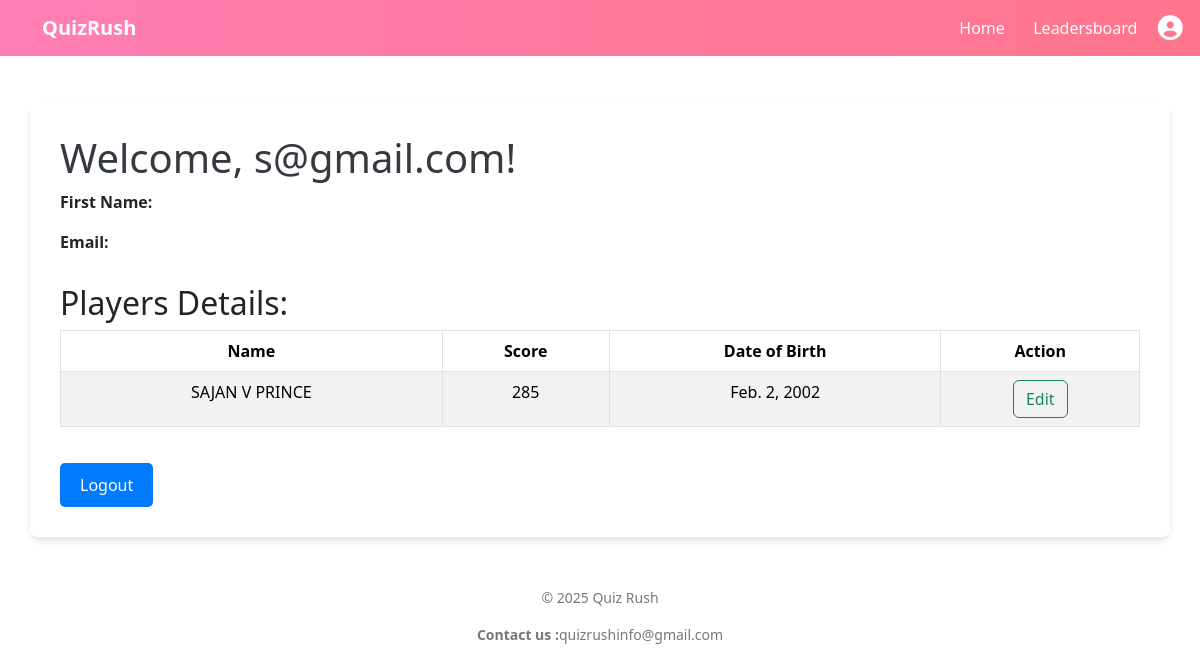
/userpro (signed in), run on the app's committed database.
### app/models.py (models this page shows, shortened)
class Player(models.Model):
    user=models.ForeignKey(User,on_delete=models.CASCADE)
    name = models.CharField(max_length=100)
    email=models.EmailField()
    dob=models.DateField()
    score = models.IntegerField(default=0)
    lives = models.IntegerField(default=3)

### app/views.py (the view)
# urls.py: path('userpro', views.userpro,),
def userpro(req):
    if 'user' in req.session:
        user=User.objects.get(username=req.session['user'])
        data=Player.objects.filter(user=user)
        return render(req,'user/userpro.html',{'data':data})
    else:
        return redirect('login')

### templates/user/userpro.html (shortened to what this page needs)
<!DOCTYPE html>
<html lang="en">
<head>
    {% load static %}
    <link rel="stylesheet" href="{% static 'css/style.css' %}">
    <link href="https://cdn.jsdelivr.net/npm/bootstrap@5.3.3/dist/css/bootstrap.min.css" rel="stylesheet">
    <link rel="stylesheet" href="https://cdnjs.cloudflare.com/ajax/libs/font-awesome/6.5.1/css/all.min.css">
</head>
<body>
    <nav class="navbar navbar-expand-lg navbar-gradient">
        <div class="container">
            <a class="navbar-brand text-white fw-bold" href="#">QuizRush</a>
            <div class="collapse navbar-collapse" id="navbarNav">
                <ul class="navbar-nav ms-auto">
                    <li class="nav-item" style="margin-right: 6%;"><a class="nav-link" href="home">Home</a></li>
                    <li class="nav-item" style="margin-right: 6%;"><a class="nav-link" href="">Leadersboard</a></li>
                    <li class="nav-item" style="margin-right: 6%;"><a class="" href="login"><i class="fa-solid fa-circle-user" style="color: white;font-size: 25px;margin-top: 30%;"></i></a></li>
                </ul>
            </div>
        </div>
    </nav>
    <div class="container userprofile mt-5">
        <h1>Welcome, {{ user.username }}!</h1>
        <div class="profile-info">
            <p><strong>First Name:</strong> {{ user.first_name }}</p>
            <p><strong>Email:</strong> {{ user.email }}</p>
        </div>
        <h2>Players Details:</h2>
        <table class="table table-bordered table-striped player-table">
            <thead class="thead-dark">
                <tr>
                    <th>Name</th>
                    <th>Score</th>
                    <th>Date of Birth</th>
                    <th>Action</th>
                </tr>
            </thead>
            <tbody>
                {% for i in data %}
                <tr>
                    <td>{{ i.name }}</td>
                    <td>{{ i.score }}</td>
                    <td>{{ i.dob }}</td>
                    <td><a href="{% url 'edit_player' i.id %}" class="btn btn-outline-success">Edit</a></td>
                </tr>
                {% empty %}
                <tr>
                    <td colspan="3">No player data found.</td>
                </tr>
                {% endfor %}
            </tbody>
        </table>
        <a href="logout" class="logout-btn">Logout</a>
    </div>
    <div class="footer">
        <p>&copy; 2025 Quiz Rush</p>
        <p><b>Contact us :</b>quizrushinfo@gmail.com</p>
    </div>
</body>
</html>

### templates/user/userpro.html (style rules this page uses)
.navbar-gradient { background: linear-gradient(90deg, #ff7eb3, #ff758c); }
.nav-link { color: white !important; transition: all 0.3s ease-in-out; }
.userprofile { background-color: white; padding: 30px; border-radius: 8px; box-shadow: 0px 4px 6px rgba(0, 0, 0, 0.1); }
h1 { color: #343a40; }
.profile-info { margin-bottom: 30px; }
.player-table th, .player-table td { text-align: center; }
.logout-btn { display: inline-block; padding: 10px 20px; margin-top: 20px; background-color: #007bff; color: white; text-decoration: none; border-radius: 5px; text-align: center; }
.footer { text-align: center; color: #777; font-size: 14px; margin-top: 50px; }

### data on the page
Player: name "SAJAN V PRINCE", score "285", dob "Feb. 2, 2002"

### other printed values
{{ user.username }} "s@gmail.com"
